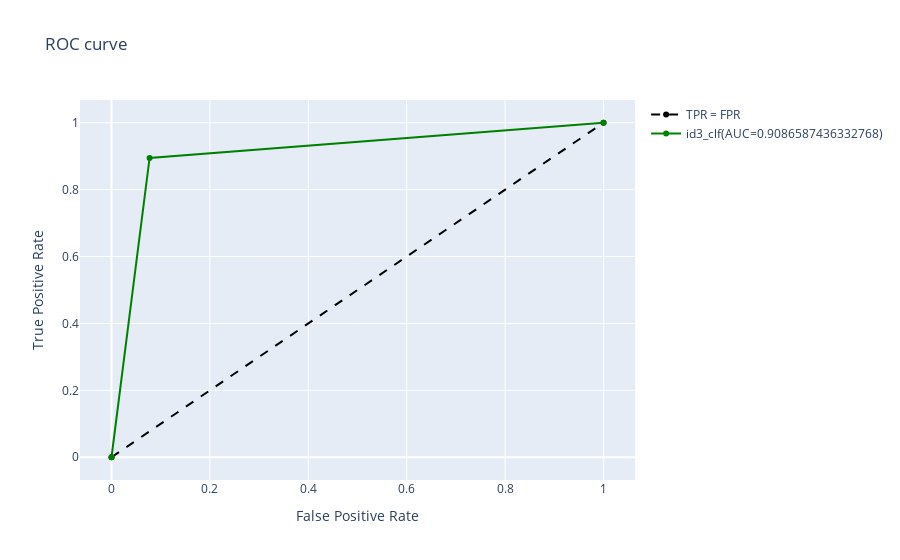

The cell this chart's notebook holds for it:
### Code cell
# a)
# Accuracy = TP/(TP+FN+FP+TP)
print(f"id3 model accuracy = {accuracy_score(Y_test, Y_pred_id3)}")

# b) 
# specificiry - True Negative rate   = TN / (FP + TN)
tn, fp, fn, tp = confusion_matrix(Y_test, Y_pred_id3).ravel()
specificity = tn / (tn+fp)
print(f"id3 model specificity = {specificity}")
#sensitivity  - True Positive rate = Recall = TP/(TP + FN)
print(f"id3 model Sensitivity = {recall_score(Y_test, Y_pred_id3)}")

# Precision = TP/(TP + FP)
print(f"id3 model Precision = {precision_score(Y_test, Y_pred_id3)}")
# Recall = TP/(TP + FN)
print(f"id3 model Recall = {recall_score(Y_test, Y_pred_id3)}")

# c)


# d)
print(f"id3 model confusion matrix = {confusion_matrix(Y_test, Y_pred_id3)}")

# e )
# F1 score = 2TP/(2TP + FP+ FN )  = 2*(precision * Recall)/ (precsion + recall)
print(f"id3 model F1 score = {f1_score(Y_test, Y_pred_id3)}")
# f)
# ROC - reciver operating characteristic curve
# plots True positive rate(precision) vs. False positive Rate(1-TNR) for each threshold we want to compare.

import plotly.graph_objects as go

fig = go.Figure()

fig.add_trace(
    go.Scatter(
        x=[0,1],
        y=[0,1],
        name="TPR = FPR",
        line=dict(color="black", dash="dash")
    )
)

def PlotRocAuc(y_test, y_pred, color, model_name):
    fpr, tpr, thresholds = roc_curve(Y_test, Y_pred_id3)
    auc_score = roc_auc_score(Y_test,Y_pred_id3)
    fig.add_trace(
        go.Scatter(
            x=fpr,
            y=tpr,
            name=f"{model_name}(AUC={auc_score})",
            marker=dict(color=color)
        )
    )
    
PlotRocAuc(Y_test, Y_pred_id3, "green", "id3_clf")

fig.update_layout(title="ROC curve",
                  xaxis_title="False Positive Rate",
                  yaxis_title="True Positive Rate")

fig.show()

### Figure 1 — Plotly figure (JSON) as saved in the notebook; plotly's stock layout.template omitted (floating-point values rounded to 4 significant figures)
{"data": [{"line": {"color": "black", "dash": "dash"}, "name": "TPR = FPR", "type": "scatter", "x": [0, 1], "y": [0, 1]}, {"marker": {"color": "green"}, "name": "id3_clf(AUC=0.9086587436332768)", "type": "scatter", "x": [0, 0.07742, 1], "y": [0, 0.8947, 1]}], "layout": {"title": {"text": "ROC curve"}, "xaxis": {"title": {"text": "False Positive Rate"}}, "yaxis": {"title": {"text": "True Positive Rate"}}}}
